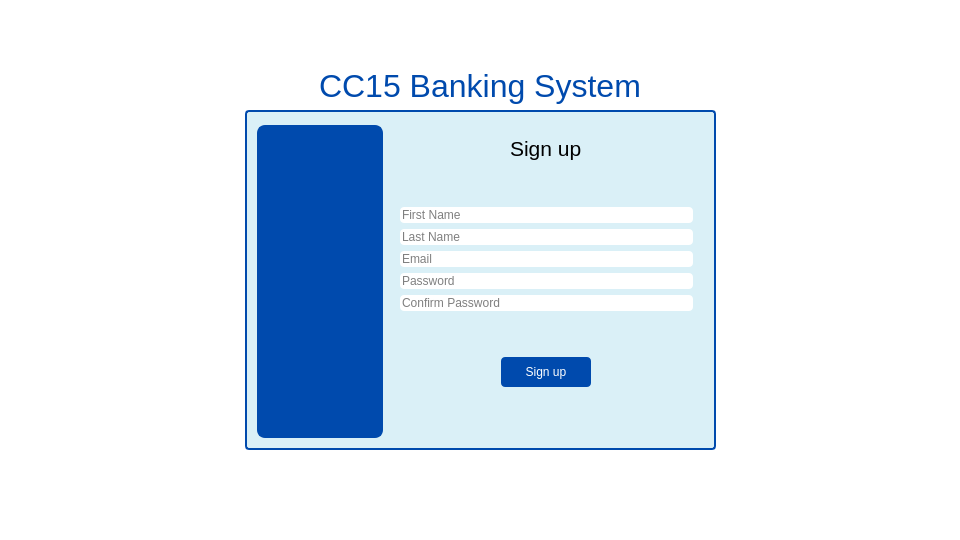
<?xml version="1.0" encoding="UTF-8"?>
<ui version="4.0">
 <class>MainWindow</class>
 <widget class="QMainWindow" name="MainWindow">
  <property name="geometry">
   <rect>
    <x>0</x>
    <y>0</y>
    <width>960</width>
    <height>540</height>
   </rect>
  </property>
  <property name="windowTitle">
   <string>MainWindow</string>
  </property>
  <property name="styleSheet">
   <string notr="true">background: #ffffff</string>
  </property>
  <widget class="QWidget" name="centralwidget">
   <layout class="QHBoxLayout" name="horizontalLayout_2" stretch="1,2,1">
    <item>
     <spacer name="horizontalSpacer">
      <property name="orientation">
       <enum>Qt::Horizontal</enum>
      </property>
      <property name="sizeHint" stdset="0">
       <size>
        <width>40</width>
        <height>20</height>
       </size>
      </property>
     </spacer>
    </item>
    <item>
     <layout class="QVBoxLayout" name="verticalLayout_2">
      <item>
       <spacer name="verticalSpacer">
        <property name="orientation">
         <enum>Qt::Vertical</enum>
        </property>
        <property name="sizeHint" stdset="0">
         <size>
          <width>20</width>
          <height>40</height>
         </size>
        </property>
       </spacer>
      </item>
      <item alignment="Qt::AlignHCenter">
       <widget class="QLabel" name="label_2">
        <property name="font">
         <font>
          <pointsize>24</pointsize>
         </font>
        </property>
        <property name="styleSheet">
         <string notr="true">color: #004aad;</string>
        </property>
        <property name="text">
         <string>CC15 Banking System</string>
        </property>
       </widget>
      </item>
      <item>
       <widget class="QGroupBox" name="groupBox_2">
        <property name="styleSheet">
         <string notr="true">background: #daf0f7;
border: 2px solid #004aad;
border-radius: 4px;</string>
        </property>
        <property name="title">
         <string/>
        </property>
        <layout class="QHBoxLayout" name="horizontalLayout" stretch="2,5">
         <item>
          <widget class="QGroupBox" name="groupBox_3">
           <property name="styleSheet">
            <string notr="true">background: #004aad;
border-radius: 8px;</string>
           </property>
           <property name="title">
            <string/>
           </property>
          </widget>
         </item>
         <item>
          <widget class="QGroupBox" name="groupBox">
           <property name="styleSheet">
            <string notr="true">border: 0;</string>
           </property>
           <property name="title">
            <string/>
           </property>
           <layout class="QVBoxLayout" name="verticalLayout" stretch="0,0,1,1,1,1,0,0,0,0">
            <item alignment="Qt::AlignHCenter|Qt::AlignVCenter">
             <widget class="QLabel" name="label">
              <property name="maximumSize">
               <size>
                <width>16777215</width>
                <height>16777215</height>
               </size>
              </property>
              <property name="font">
               <font>
                <pointsize>16</pointsize>
               </font>
              </property>
              <property name="text">
               <string>Sign up</string>
              </property>
             </widget>
            </item>
            <item>
             <spacer name="verticalSpacer_3">
              <property name="orientation">
               <enum>Qt::Vertical</enum>
              </property>
              <property name="sizeHint" stdset="0">
               <size>
                <width>20</width>
                <height>40</height>
               </size>
              </property>
             </spacer>
            </item>
            <item>
             <widget class="QLineEdit" name="lineEdit">
              <property name="styleSheet">
               <string notr="true">background: white;</string>
              </property>
              <property name="placeholderText">
               <string>First Name</string>
              </property>
             </widget>
            </item>
            <item>
             <widget class="QLineEdit" name="lineEdit_2">
              <property name="styleSheet">
               <string notr="true">background: white;</string>
              </property>
              <property name="placeholderText">
               <string>Last Name</string>
              </property>
             </widget>
            </item>
            <item>
             <widget class="QLineEdit" name="lineEdit_3">
              <property name="styleSheet">
               <string notr="true">background: white;</string>
              </property>
              <property name="placeholderText">
               <string>Email</string>
              </property>
             </widget>
            </item>
            <item>
             <widget class="QLineEdit" name="lineEdit_4">
              <property name="styleSheet">
               <string notr="true">background: white;</string>
              </property>
              <property name="placeholderText">
               <string>Password</string>
              </property>
             </widget>
            </item>
            <item>
             <widget class="QLineEdit" name="lineEdit_5">
              <property name="styleSheet">
               <string notr="true">background: white;</string>
              </property>
              <property name="placeholderText">
               <string>Confirm Password</string>
              </property>
             </widget>
            </item>
            <item>
             <spacer name="verticalSpacer_4">
              <property name="orientation">
               <enum>Qt::Vertical</enum>
              </property>
              <property name="sizeHint" stdset="0">
               <size>
                <width>20</width>
                <height>40</height>
               </size>
              </property>
             </spacer>
            </item>
            <item alignment="Qt::AlignHCenter">
             <widget class="QPushButton" name="pushButton">
              <property name="minimumSize">
               <size>
                <width>90</width>
                <height>30</height>
               </size>
              </property>
              <property name="styleSheet">
               <string notr="true">background: #004aad;
color: #ffffff;
border-radius: 4px;</string>
              </property>
              <property name="text">
               <string>Sign up</string>
              </property>
             </widget>
            </item>
            <item>
             <spacer name="verticalSpacer_5">
              <property name="orientation">
               <enum>Qt::Vertical</enum>
              </property>
              <property name="sizeHint" stdset="0">
               <size>
                <width>20</width>
                <height>40</height>
               </size>
              </property>
             </spacer>
            </item>
           </layout>
          </widget>
         </item>
        </layout>
       </widget>
      </item>
      <item>
       <spacer name="verticalSpacer_2">
        <property name="orientation">
         <enum>Qt::Vertical</enum>
        </property>
        <property name="sizeHint" stdset="0">
         <size>
          <width>20</width>
          <height>40</height>
         </size>
        </property>
       </spacer>
      </item>
     </layout>
    </item>
    <item>
     <spacer name="horizontalSpacer_2">
      <property name="orientation">
       <enum>Qt::Horizontal</enum>
      </property>
      <property name="sizeHint" stdset="0">
       <size>
        <width>40</width>
        <height>20</height>
       </size>
      </property>
     </spacer>
    </item>
   </layout>
  </widget>
  <widget class="QMenuBar" name="menubar">
   <property name="geometry">
    <rect>
     <x>0</x>
     <y>0</y>
     <width>960</width>
     <height>22</height>
    </rect>
   </property>
  </widget>
  <widget class="QStatusBar" name="statusbar"/>
 </widget>
 <resources/>
 <connections/>
</ui>
